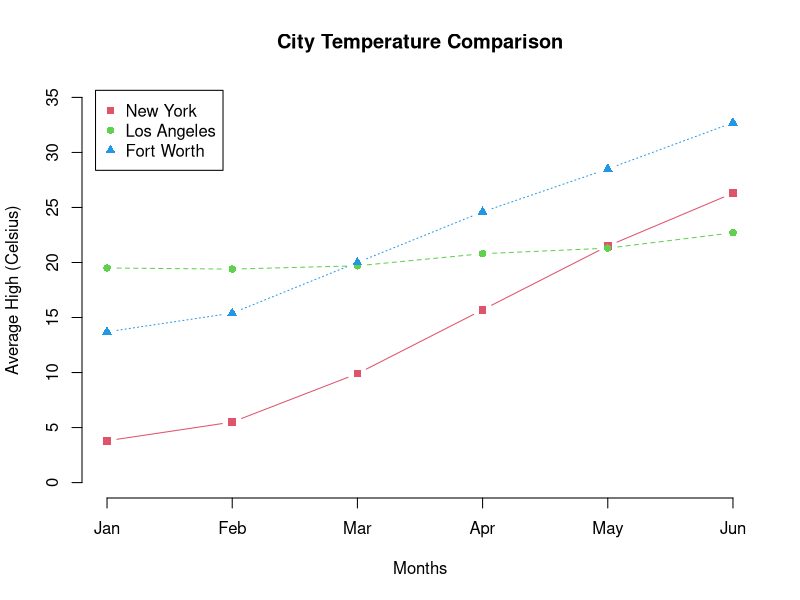

R code for this plot:
ny <- c(3.8,5.5,9.9,15.7,21.5,26.3)
la <- c(19.5,19.4,19.7,20.8,21.3,22.7)
fw <- c(13.7,15.4,20.0,24.6,28.5,32.7)

table <- cbind(ny, la, fw)
colnames(table) <- c("New York", "Los Angeles", "Fort Worth")
rownames(table) <- month.abb[1:6]

matplot(table, type="b", pch=15:17, col=2:4, xlab = "Months", ylab = "Average High (Celsius)", xlim=c(1,6), ylim=c(0,35), 
        axes=FALSE, main="City Temperature Comparison")
axis(1, at=1:6, labels=rownames(table))
axis(2)
legend("topleft", inset=0.02, pch=15:17, col=2:4, legend=colnames(table))